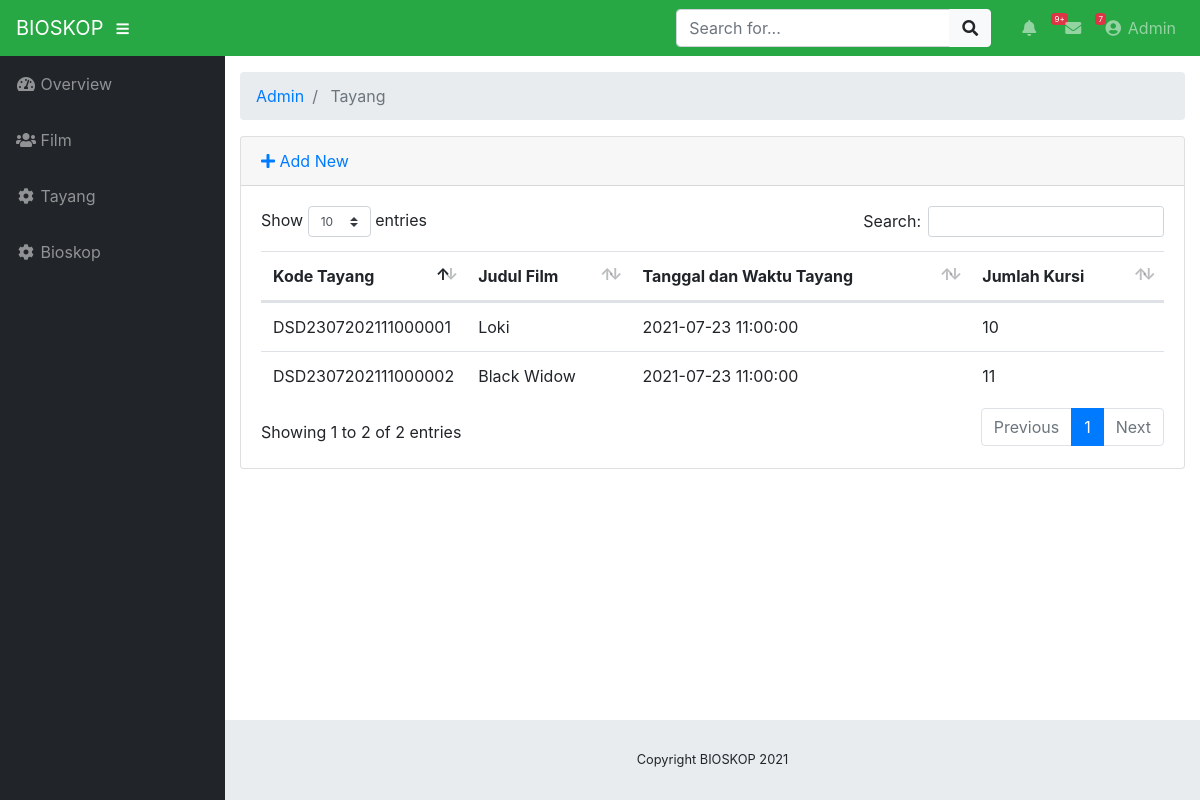
/index.php/admin/tayang, run on the app's committed database.
### tables this page shows
CREATE TABLE `tb_jadwal` (
  `kd_tayang` varchar(30) NOT NULL,
  `judul_film` varchar(255) NOT NULL,
  `tgl_waktu_tayang` datetime NOT NULL,
  `jumlah_kursi` int(11) NOT NULL
);

### application/controllers/admin/Tayang.php (called while the page is built, shortened)
<?php
class Tayang extends CI_Controller
{
    public function __construct()
    {
        $this->load->model("tayang_model");
		$this->load->model("bioskop_model");
		$this->load->model("product_model");
    }
    public function index()
    {
        $data["products"] = $this->tayang_model->getAll();
        $this->load->view("admin/product/tayang_list", $data);
    }
}

### index.php (called while the page is built, shortened)
<?php
require_once BASEPATH.'core/CodeIgniter.php';

### application/models/Tayang_model.php (called while the page is built, shortened)
<?php defined('BASEPATH') OR exit('No direct script access allowed');
class Tayang_model extends CI_Model
{
    private $_table = "tb_jadwal";
    public function getAll()
    {
        return $this->db->get($this->_table)->result();
    }
}

### application/views/admin/product/tayang_list.php (the view, shortened to what this page needs)
<!DOCTYPE html>
<html lang="en">
<head>
</head>
<body id="page-top">
	<div id="wrapper">
		<div id="content-wrapper">
			<div class="container-fluid">
				<div class="card mb-3">
					<div class="card-header">
						<a href="<?php echo site_url('admin/tayang/add') ?>"><i class="fas fa-plus"></i> Add New</a>
					</div>
					<div class="card-body">
						<div class="table-responsive">
							<table class="table table-hover" id="dataTable" width="100%" cellspacing="0">
								<thead>
									<tr>
										<th>Kode Tayang</th>
										<th>Judul Film</th>
										<th>Tanggal dan Waktu Tayang</th>
										<th>Jumlah Kursi</th>
									</tr>
								</thead>
								<tbody>
									<?php foreach ($products as $product): ?>
									<tr>
										<td width="150">
											<?php echo $product->kd_tayang ?>
										</td>
										<td>
											<?php echo $product->judul_film ?>
										</td>
										<td>
											<?php echo $product->tgl_waktu_tayang ?>
										</td>
										<td>
											<?php echo $product->jumlah_kursi ?>
										</td>
									</tr>
									<?php endforeach; ?>
								</tbody>
							</table>
						</div>
					</div>
				</div>
			</div>
		</div>
	</div>
</body>
</html>

### css/sb-admin.css (style rules this page uses)
html { position: relative; min-height: 100%; }
body { height: 100%; }
#wrapper { display: -webkit-box; display: -ms-flexbox; display: flex; }
#wrapper #content-wrapper { overflow-x: hidden; width: 100%; padding-top: 1rem; padding-bottom: 80px; }
:root { --input-padding-x: 0.75rem; --input-padding-y: 0.75rem; }

### data on the page
tb_jadwal: kd_tayang "DSD2307202111000001", judul_film "Loki", tgl_waktu_tayang "2021-07-23 11:00:00", jumlah_kursi "10"
tb_jadwal: kd_tayang "DSD2307202111000002", judul_film "Black Widow", tgl_waktu_tayang "2021-07-23 11:00:00", jumlah_kursi "11"

### other printed values
SITE_NAME "BIOSKOP"
$segment "Admin"
$segment "Tayang"
Date('Y') "2021"
